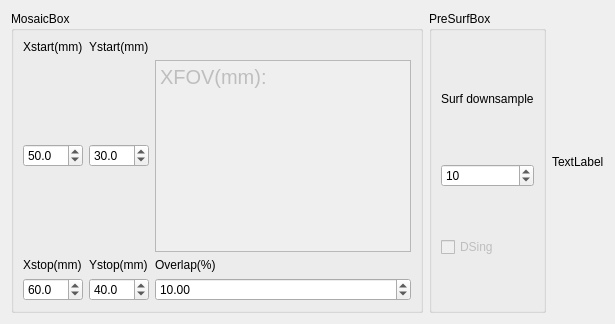
        <widget class="QWidget" name="MosaicTab">
         <attribute name="title">
          <string>Mosaic</string>
         </attribute>
         <layout class="QHBoxLayout" name="horizontalLayout_3">
          <item>
           <widget class="QGroupBox" name="MosaicBox">
            <property name="maximumSize">
             <size>
              <width>500</width>
              <height>400</height>
             </size>
            </property>
            <property name="title">
             <string>MosaicBox</string>
            </property>
            <layout class="QGridLayout" name="gridLayout_5">
             <item row="0" column="0">
              <widget class="QLabel" name="XstartLabel">
               <property name="text">
                <string>Xstart(mm)</string>
               </property>
              </widget>
             </item>
             <item row="0" column="1">
              <widget class="QLabel" name="YstartLabel">
               <property name="text">
                <string>Ystart(mm)</string>
               </property>
              </widget>
             </item>
             <item row="1" column="0">
              <widget class="QDoubleSpinBox" name="XStart">
               <property name="decimals">
                <number>1</number>
               </property>
               <property name="maximum">
                <double>150.000000000000000</double>
               </property>
               <property name="value">
                <double>50.000000000000000</double>
               </property>
              </widget>
             </item>
             <item row="1" column="1">
              <widget class="QDoubleSpinBox" name="YStart">
               <property name="decimals">
                <number>1</number>
               </property>
               <property name="maximum">
                <double>50.000000000000000</double>
               </property>
               <property name="value">
                <double>30.000000000000000</double>
               </property>
              </widget>
             </item>
             <item row="1" column="2">
              <widget class="QTextEdit" name="FOV">
               <property name="enabled">
                <bool>false</bool>
               </property>
               <property name="html">
                <string>&lt;!DOCTYPE HTML PUBLIC &quot;-//W3C//DTD HTML 4.0//EN&quot; &quot;http://www.w3.org/TR/REC-html40/strict.dtd&quot;&gt;
&lt;html&gt;&lt;head&gt;&lt;meta name=&quot;qrichtext&quot; content=&quot;1&quot; /&gt;&lt;style type=&quot;text/css&quot;&gt;
p, li { white-space: pre-wrap; }
&lt;/style&gt;&lt;/head&gt;&lt;body style=&quot; font-family:'Microsoft YaHei UI'; font-size:15pt; font-weight:400; font-style:normal;&quot;&gt;
&lt;p style=&quot; margin-top:0px; margin-bottom:0px; margin-left:0px; margin-right:0px; -qt-block-indent:0; text-indent:0px;&quot;&gt;XFOV(mm): &lt;/p&gt;&lt;/body&gt;&lt;/html&gt;</string>
               </property>
              </widget>
             </item>
             <item row="2" column="0">
              <widget class="QLabel" name="XstopLabel">
               <property name="maximumSize">
                <size>
                 <width>16777215</width>
                 <height>16777206</height>
                </size>
               </property>
               <property name="text">
                <string>Xstop(mm)</string>
               </property>
              </widget>
             </item>
             <item row="2" column="1">
              <widget class="QLabel" name="YstopLabel">
               <property name="maximumSize">
                <size>
                 <width>16777215</width>
                 <height>16777206</height>
                </size>
               </property>
               <property name="text">
                <string>Ystop(mm)</string>
               </property>
              </widget>
             </item>
             <item row="2" column="2">
              <widget class="QLabel" name="OverlapLabel">
               <property name="maximumSize">
                <size>
                 <width>16777215</width>
                 <height>16777206</height>
                </size>
               </property>
               <property name="text">
                <string>Overlap(%)</string>
               </property>
              </widget>
             </item>
             <item row="3" column="0">
              <widget class="QDoubleSpinBox" name="XStop">
               <property name="decimals">
                <number>1</number>
               </property>
               <property name="maximum">
                <double>150.000000000000000</double>
               </property>
               <property name="value">
                <double>60.000000000000000</double>
               </property>
              </widget>
             </item>
             <item row="3" column="1">
              <widget class="QDoubleSpinBox" name="YStop">
               <property name="decimals">
                <number>1</number>
               </property>
               <property name="maximum">
                <double>50.000000000000000</double>
               </property>
               <property name="value">
                <double>40.000000000000000</double>
               </property>
              </widget>
             </item>
             <item row="3" column="2">
              <widget class="QDoubleSpinBox" name="Overlap">
               <property name="value">
                <double>10.000000000000000</double>
               </property>
              </widget>
             </item>
            </layout>
           </widget>
          </item>
          <item>
           <widget class="QGroupBox" name="groupBox_6">
            <property name="maximumSize">
             <size>
              <width>200</width>
              <height>16777215</height>
             </size>
            </property>
            <property name="title">
             <string>PreSurfBox</string>
            </property>
            <layout class="QVBoxLayout" name="verticalLayout_23">
             <item>
              <widget class="QLabel" name="label_24">
               <property name="maximumSize">
                <size>
                 <width>200</width>
                 <height>30</height>
                </size>
               </property>
               <property name="text">
                <string>Surf downsample</string>
               </property>
              </widget>
             </item>
             <item>
              <widget class="QSpinBox" name="scale">
               <property name="maximumSize">
                <size>
                 <width>100</width>
                 <height>16777215</height>
                </size>
               </property>
               <property name="minimum">
                <number>1</number>
               </property>
               <property name="value">
                <number>10</number>
               </property>
              </widget>
             </item>
             <item>
              <widget class="QCheckBox" name="DSing">
               <property name="enabled">
                <bool>false</bool>
               </property>
               <property name="maximumSize">
                <size>
                 <width>200</width>
                 <height>16777215</height>
                </size>
               </property>
               <property name="text">
                <string>DSing</string>
               </property>
              </widget>
             </item>
            </layout>
           </widget>
          </item>
          <item>
           <widget class="QLabel" name="MosaicLabel">
            <property name="minimumSize">
             <size>
              <width>0</width>
              <height>200</height>
             </size>
            </property>
            <property name="maximumSize">
             <size>
              <width>500</width>
              <height>400</height>
             </size>
            </property>
            <property name="text">
             <string>TextLabel</string>
            </property>
            <property name="scaledContents">
             <bool>true</bool>
            </property>
           </widget>
          </item>
         </layout>
        </widget>
